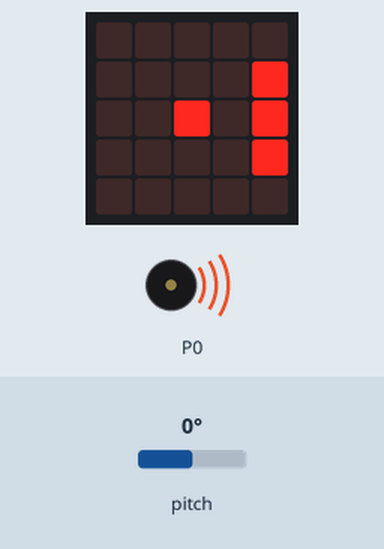
The program below on a simulated BBC micro:bit (MakeCode). Shown: the board's 5×5 LED display, buzzer (waves = sounding). The inputs (shaded band) are chosen by the test bench; at power-on: pitch 0°. The short countdown, score and lost-life animations are approximate.

Above: at 1.2 s.
1.3 s: pitch set to 8°
At 2.38 s:
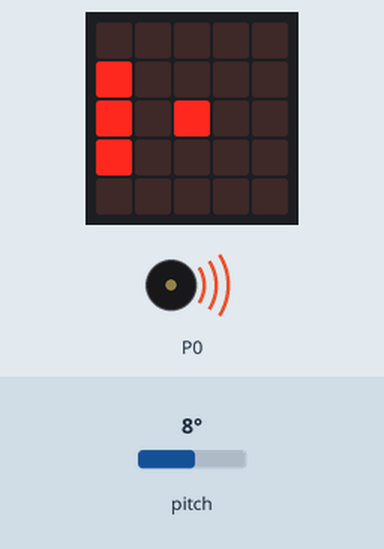
3.2 s: pitch set to 11°
At 4.84 s:
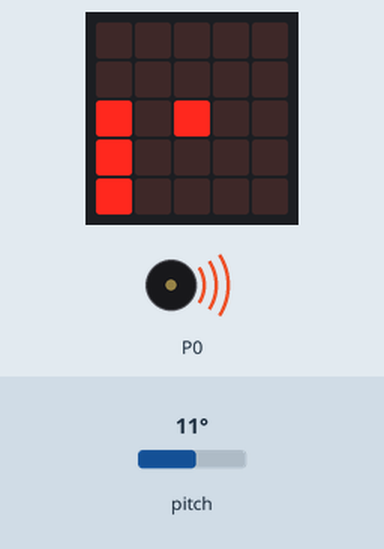
5.8 s: pitch set to -172°
At 6.44 s:
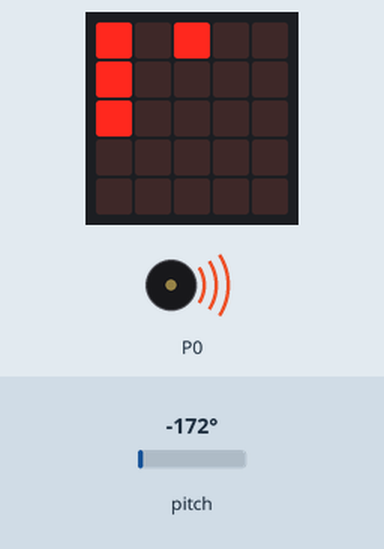
Timing chart, 0 to 10.8 s (numbered marks = the images above; inputs shaded):
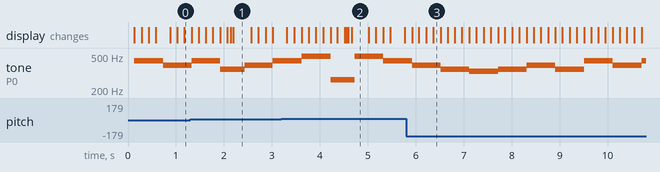

The program:

main.ts
```typescript
let _2 = 0
let _1 = 0
let sprite = 0
game.setLife(3)
let ball = game.createSprite(2, 2)
let mittespieler = game.createSprite(0, 2)
let untenspieler = game.createSprite(0, 3)
let obenspieler = game.createSprite(0, 1)
let gegneroben = game.createSprite(4, 1)
let gegnermitte = game.createSprite(4, 2)
let gegnerunten = game.createSprite(4, 3)
gegneroben.set(LedSpriteProperty.Brightness, 0)
gegnermitte.set(LedSpriteProperty.Brightness, 0)
gegnerunten.set(LedSpriteProperty.Brightness, 0)
loops.everyInterval(1000, function () {
    if (game.isRunning()) {
        sprite += 1
    }
})
basic.forever(function () {
    for (let index = 0; index < 125; index++) {
        control.waitMicros(1000)
    }
    if (input.rotation(Rotation.Pitch) <= -10) {
        obenspieler.change(LedSpriteProperty.Y, -1)
        mittespieler.change(LedSpriteProperty.Y, -1)
        untenspieler.change(LedSpriteProperty.Y, -1)
        if (mittespieler.isTouching(obenspieler)) {
            mittespieler.change(LedSpriteProperty.Y, 1)
        }
        if (untenspieler.isTouching(mittespieler)) {
            untenspieler.change(LedSpriteProperty.Y, 1)
        }
    } else if (input.rotation(Rotation.Pitch) >= 10) {
        untenspieler.change(LedSpriteProperty.Y, 1)
        mittespieler.change(LedSpriteProperty.Y, 1)
        obenspieler.change(LedSpriteProperty.Y, 1)
        if (mittespieler.isTouching(untenspieler)) {
            mittespieler.change(LedSpriteProperty.Y, -1)
        }
        if (obenspieler.isTouching(mittespieler)) {
            obenspieler.change(LedSpriteProperty.Y, -1)
        }
    }
    if (obenspieler.isTouching(ball)) {
        ball.set(LedSpriteProperty.Direction, 315)
    } else if (mittespieler.isTouching(ball)) {
        ball.set(LedSpriteProperty.Direction, 0)
        ball.move(1)
    } else if (untenspieler.isTouching(ball)) {
        ball.set(LedSpriteProperty.Direction, 45)
    } else if (gegneroben.isTouching(ball)) {
        ball.set(LedSpriteProperty.Direction, 45)
    } else if (gegnermitte.isTouching(ball)) {
        ball.set(LedSpriteProperty.Direction, 180)
    } else if (gegnerunten.isTouching(ball)) {
        ball.set(LedSpriteProperty.Direction, 135)
    } else if (ball.isTouchingEdge()) {
        if (led.point(0, 0) && led.point(0, 3) || led.point(0, 1) && led.point(0, 4)) {
            game.removeLife(1)
            ball.delete()
            ball = game.createSprite(2, 2)
            basic.pause(500)
        }
    }
    ball.move(1)
    if (ball.get(LedSpriteProperty.X) == 3) {
        _1 = 0
        _2 += 1
    } else if (ball.get(LedSpriteProperty.X) == 1) {
        _1 += 1
        _2 = 0
    }
    if (_2 == 1 || _2 == 2) {
        ball.change(LedSpriteProperty.X, -1)
        obenspieler.set(LedSpriteProperty.Brightness, 0)
        mittespieler.set(LedSpriteProperty.Brightness, 0)
        untenspieler.set(LedSpriteProperty.Brightness, 0)
        if (_2 == 2) {
            gegneroben.set(LedSpriteProperty.Brightness, 300)
            gegnermitte.set(LedSpriteProperty.Brightness, 300)
            gegnerunten.set(LedSpriteProperty.Brightness, 300)
        }
    } else if (_1 == 1 || _1 == 2) {
        ball.change(LedSpriteProperty.X, 1)
        gegneroben.set(LedSpriteProperty.Brightness, 0)
        gegnermitte.set(LedSpriteProperty.Brightness, 0)
        gegnerunten.set(LedSpriteProperty.Brightness, 0)
        if (_1 == 2) {
            obenspieler.set(LedSpriteProperty.Brightness, 300)
            mittespieler.set(LedSpriteProperty.Brightness, 300)
            untenspieler.set(LedSpriteProperty.Brightness, 300)
        }
    }
    ball.ifOnEdgeBounce()
})
basic.forever(function () {
    if (game.isGameOver()) {
        basic.showNumber(sprite)
    }
})
control.inBackground(function () {
    music.playMelody("A G A F G A B C ", 120)
    music.playMelody("B A G F E F G F ", 120)
    music.playMelody("A G A B A F E F ", 120)
    music.playMelody("E G A G F G B C5 ", 120)
    music.playMelody("A G F E D E F G ", 120)
    music.playMelody("A G F E D E F G ", 120)
    music.playMelody("A B C5 B A B C5 B ", 120)
    music.playMelody("E F G F E D E F ", 120)
})
```

test.ts
```typescript
// Hier kann man Tests durchführen; diese Datei wird nicht kompiliert, wenn dieses Paket als Erweiterung verwendet wird.
```

Measured:
- the behaviour switches between 9 and 10° on pitch (found by bisection; images 1 and 2)
- after the input at 3.2 s, the display: first differs from a run without the input after 0.72 s (image 2 shows a later state)
- after the input at 5.8 s, the display: first differs from a run without the input after 0.57 s (image 3)
- by itself, tone on P0: plays 392 Hz for 0.60 s, 349 Hz for 0.60 s, 330 Hz for 0.60 s, 349 Hz for 0.60 s, 392 Hz for 0.60 s, 349 Hz for 0.60 s … (9 notes in this stretch)
